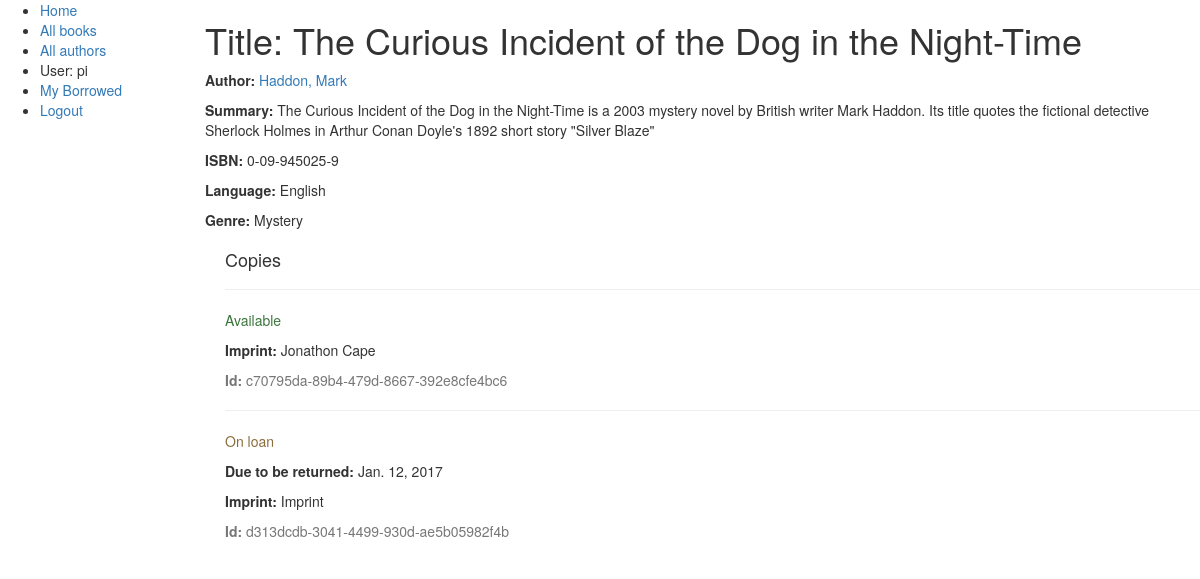
Screenshot of /catalog/book/1 (signed in) with the database file from the repository.
### catalog/models.py (models this page shows, shortened)
class Book(models.Model):
    title = models.CharField(max_length=200)
    author = models.ForeignKey('Author', on_delete=models.SET_NULL, null=True)
    summary = models.TextField(max_length=1000, help_text="Enter a brief description of the book")
    isbn = models.CharField('ISBN',max_length=13, help_text='13 Character <a href="https://www.isbn-international.org/content/what-isbn">ISBN number</a>')
    genre = models.ManyToManyField(Genre, help_text="Select a genre for this book")
    language = models.ForeignKey('Language', on_delete=models.SET_NULL, null=True)

class Author(models.Model):
    first_name = models.CharField(max_length=100)
    last_name = models.CharField(max_length=100)
    date_of_birth = models.DateField(null=True, blank=True)
    date_of_death = models.DateField('Died', null=True, blank=True)
    def __str__(self):
	"""
	String for representing Model object.
	"""
	return '%s, %s' % (self.last_name, self.first_name)

class Language(models.Model):
    name = models.CharField(max_length=200, help_text="Enter a book's natural language (e.g. English, French, Japanese, etc.)")
    def __str__(self):
	"""
	String for representing the Model object (in Admin site etc.)
	"""
	return self.name

class Genre(models.Model):
    name = models.CharField(max_length=200, help_text="Enter a book genre (e.g. Science Fiction, French Poetry etc.)")
    def __str__(self):
        """
	String for representing the Model object (in Admin site etc.)
	"""
	return self.name

class BookInstance(models.Model):
    id = models.UUIDField(primary_key=True, default=uuid.uuid4, help_text="Unique ID for this particular book across the whole library")
    book = models.ForeignKey('Book', on_delete=models.SET_NULL, null=True)
    imprint = models.CharField(max_length=200)
    due_back = models.DateField(null=True, blank=True)
    borrower = models.ForeignKey(User, on_delete=models.SET_NULL, null=True, blank=True)
    LOAN_STATUS = (
	('d', 'Maintenance'),
	('o', 'On loan'),
	('a', 'Available'),
	('r', 'Reserved'),
    )
    status = models.CharField(max_length=1, choices=LOAN_STATUS, blank=True, default='d', help_text='Book availability')
    class Meta:
	ordering = ["due_back"]
	permissions = (("can_mark_returned", "Set book as returned"),)

### catalog/views.py (the view)
# urls.py: url(r'^book/(?P<pk>\d+)$', views.BookDetailView.as_view(), name='book-detail'),
class BookDetailView(generic.DetailView):
    model = Book

### catalog/templates/catalog/book_detail.html
{% extends "base_generic.html" %}
{% block content %}
  <h1>Title: {{ book.title }}</h1>
  <p><strong>Author:</strong> <a href="">{{ book.author }}</a></p>
  <p><strong>Summary:</strong> {{ book.summary }}</p>
  <p><strong>ISBN:</strong> {{ book.isbn }}</p>
  <p><strong>Language:</strong> {{ book.language }}</p>
  <p><strong>Genre:</strong> {% for genre in book.genre.all %} {{ genre }}{% if not forloop.last %}, {% endif %}{% endfor %}</p>
  <div style="margin-left:20px;margin-top:20px">
    <h4>Copies</h4>
    {% for copy in book.bookinstance_set.all %}
    <hr>
    <p class="{% if copy.status == 'a' %}text-success{% elif copy.status == 'd' %}text-danger{% else %}text-warning{% endif %}">{{ copy.get_status_display }}</p>
    {% if copy.status != 'a' %}<p><strong>Due to be returned:</strong> {{copy.due_back}}</p>{% endif %}
    <p><strong>Imprint:</strong> {{copy.imprint}}</p>
    <p class="text-muted"><strong>Id:</strong> {{ copy.id }}</p>
    {% endfor %}
  </div>
{% endblock %}

### catalog/templates/base_generic.html (shortened to what this page needs)
<!DOCTYPE html>
<html lang="en">
<head>
  <link rel="stylesheet" href="https://maxcdn.bootstrapcdn.com/bootstrap/3.3.7/css/bootstrap.min.css">
  {% load static %}
  <link rel="stylesheet" href="{% static 'css/styles.css' %}
</head>
<body>
  <div class="container-fluid">
    <div class="row">
      <div class="col-sm-2">
      {% block sidebar %}
      <ul class="sidebar-nav">
          <li><a href="{% url 'index' %}">Home</a></li>
          <li><a href="{% url 'books' %}">All books</a></li>
          <li><a href="">All authors</a></li>
            {% if user.is_authenticated %}
            <li>User: {{ user.get_username }}</li>
            <li><a href="{% url 'my-borrowed' %}">My Borrowed</a></li>
            <li><a href="{% url 'logout'%}?next={{request.path}}">Logout</a></li>
            {% else %}
            <li><a href="{% url 'login'%}?next={{request.path}}">Login</a></li>
            {% endif %}
      </ul>
    {% endblock %}
      </div>
      <div class="col-sm-10">
      {% block content %}{% endblock %}
      </div>
    </div>
</body>
</html>

### rows the page displays
Book: title "The Curious Incident of the Dog in the Night-Time", author "Haddon, Mark", summary "The Curious Incident of the Dog in the Night-Time is a 2003 mystery novel by British writer Mark Haddon. Its title quotes the fictional detective Sherlock Holmes in Arthur Conan Doyle's 1892 short story \"Silver Blaze\"", isbn "0-09-945025-9", language "English"
Genre: name "Mystery"
BookInstance: status "Available", imprint "Jonathon Cape", id "c70795da-89b4-479d-8667-392e8cfe4bc6"
BookInstance: status "On loan", due_back "Jan. 12, 2017", imprint "Imprint", id "d313dcdb-3041-4499-930d-ae5b05982f4b"

### other values shown
{{ user.get_username }} "pi"
